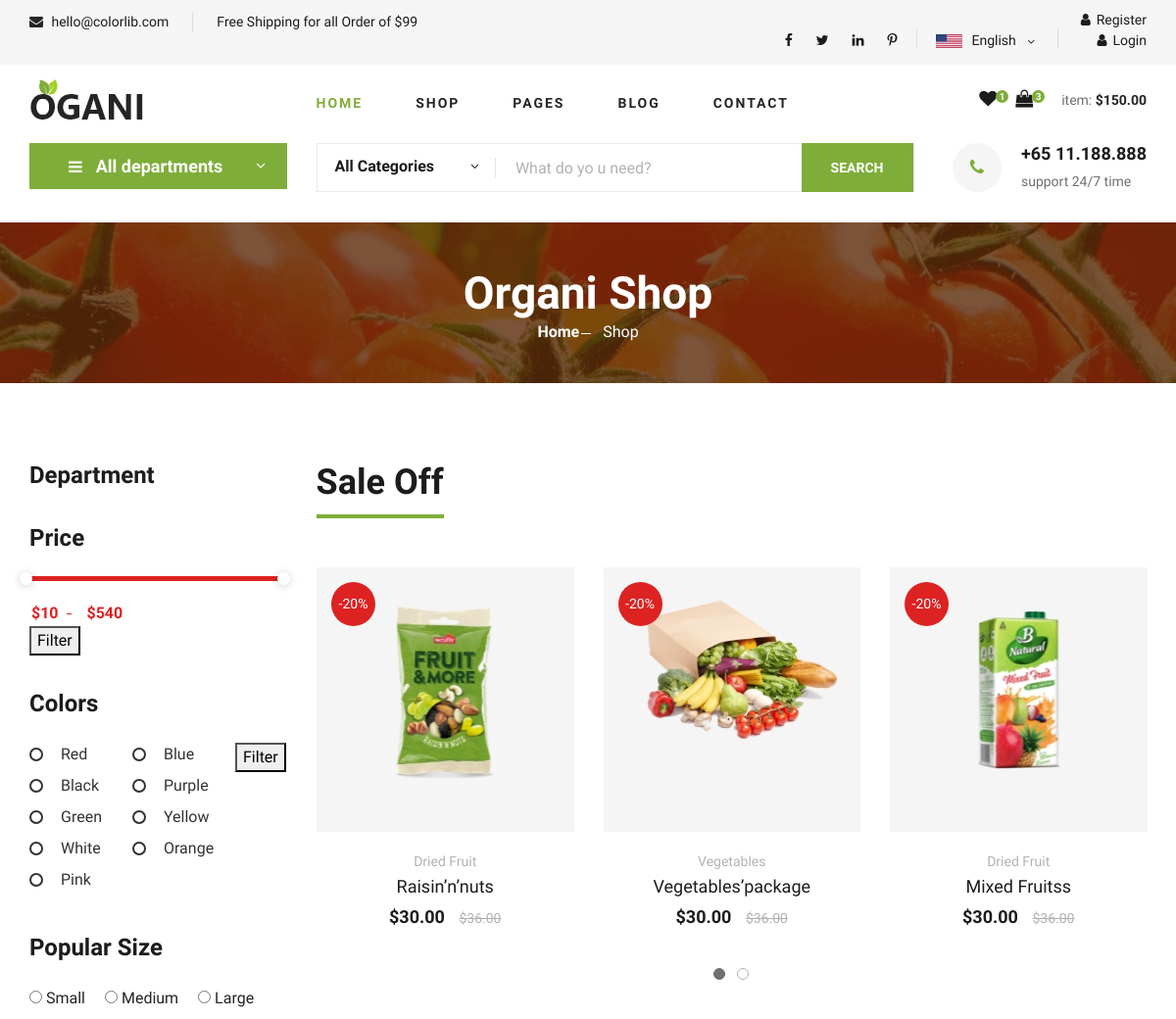
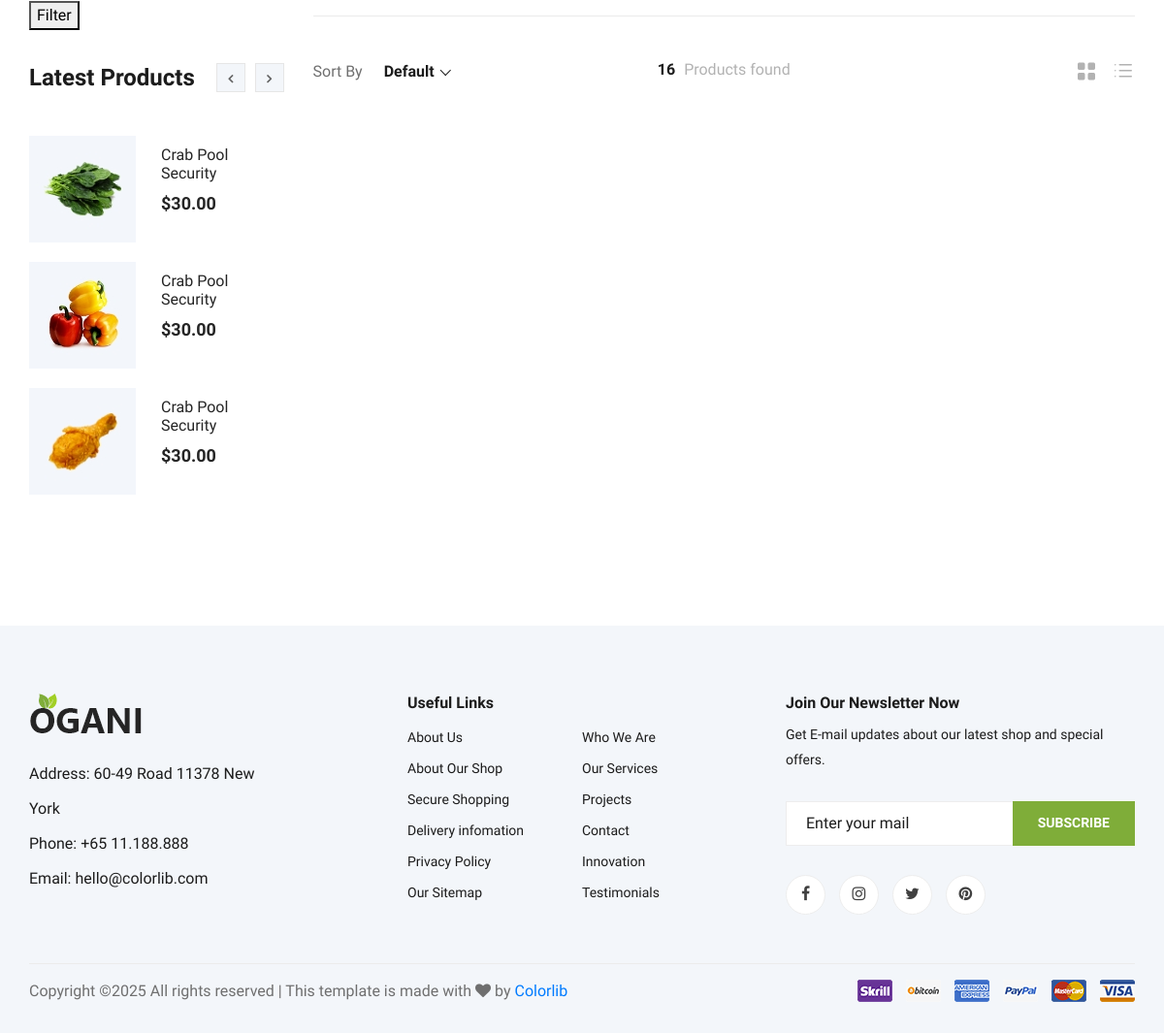
Screenshot of /color with the database file from the repository (2 pictures, top to bottom).
### myapp/models.py (models this page shows, shortened)
class colorfilter(models.Model):
    color_name=models.CharField(max_length=20)
    def __str__(self):
        return self.color_name

class size(models.Model):
    name=models.CharField(max_length=30)

### myapp/views.py (the view)
# urls.py: path('color', views.color, name='color'),
def color(request):
    col_id=colorfilter.objects.all()
    size_id=size.objects.all()
    print(col_id)
    cid=request.POST.get("color_name")
    print(cid)
    l1=[]
    if cid:
        pro_id=product.objects.filter(colorfilter__color_name=cid)
        l1.extend(pro_id)
    else:
        pro_id=product.objects.order_by("-id")
    contaxt={
        "col_id":col_id,
        "cid":cid,
        "pro_id":l1,
        "size_id":size_id
    }
    return render(request,"shopgrid.html",contaxt)

### myapp/templates/shopgrid.html (shortened to what this page needs)
{% extends "index.html" %}
{% load static %}
{% block content %}
    <section class="hero hero-normal">
        <div class="container">
            <div class="row">
                <div class="col-lg-3">
                    <div class="hero__categories">
                        <div class="hero__categories__all">
                            <i class="fa fa-bars"></i>
                            <span>All departments</span>
                        </div>
                    </div>
                </div>
                <div class="col-lg-9">
                    <div class="hero__search">
                        <div class="hero__search__form">
                            <form action="#">
                                <div class="hero__search__categories">
                                    All Categories
                                    <span class="arrow_carrot-down"></span>
                                </div>
                                <input type="text" placeholder="What do yo u need?">
                                <button type="submit" class="site-btn">SEARCH</button>
                            </form>
                        </div>
                        <div class="hero__search__phone">
                            <div class="hero__search__phone__icon">
                                <i class="fa fa-phone"></i>
                            </div>
                            <div class="hero__search__phone__text">
                                <h5>+65 11.188.888</h5>
                                <span>support 24/7 time</span>
                            </div>
                        </div>
                    </div>
                </div>
            </div>
        </div>
    </section>
    <section class="breadcrumb-section set-bg" data-setbg="static/img/breadcrumb.jpg">
        <div class="container">
            <div class="row">
                <div class="col-lg-12 text-center">
                    <div class="breadcrumb__text">
                        <h2>Organi Shop</h2>
                        <div class="breadcrumb__option">
                            <a href="./index.html">Home</a>
                            <span>Shop</span>
                        </div>
                    </div>
                </div>
            </div>
        </div>
    </section>
    <section class="product spad">
        <div class="container">
            <div class="row">
                <div class="col-lg-3 col-md-5">
                    <div class="sidebar">
                        <div class="sidebar__item">
                            <h4>Department</h4>
                        </div>
                        <div class="sidebar__item">
                            <h4>Price</h4>
                            <form action="{% url 'price' %}" method="post">
                            <div class="price-range-wrap">
                                <div class="price-range ui-slider ui-corner-all ui-slider-horizontal ui-widget ui-widget-content"
                                    data-min="10" data-max="540">
                                    <span tabindex="0" class="ui-slider-handle ui-corner-all ui-state-default"></span>
                                    <span tabindex="0" class="ui-slider-handle ui-corner-all ui-state-default"></span>
                                </div>
                                <div class="range-slider">
                                    <div class="price-input">
                                        <input type="text" id="minamount" name="min1" value="{{min1}}">
                                        <input type="text" id="maxamount" name="max1" value="{{max1}}">
                                    </div>
                                </div>
                            </div>
                            <button type="submit">Filter</button>
                            </form>
                        </div>
                        <div class="sidebar__item sidebar__item__color--option">
                            <h4>Colors</h4>
                            <form action="{% url 'color' %}" method="post">
                            {% for i in col_id %}
                            <div class="sidebar__item__color sidebar__item__color--white">
                                <label>
                                    {{i.color_name}}
                            </label>
                            </div>
                            {% endfor %}
                            <button type="submit">Filter</button>
                            </form>
                        </div>
                        <div class="sidebar__item">
                            <h4>Popular Size</h4>
                            <form action="{% url 'size1' %}" method="post">
                                {% for i in size_id %}
                            <div class="sidebar__item__size">
                                    <input type="radio" name="name" value="{{i.name}}">
                                     {{i.name}}
                            </div>
                            {% endfor %}
                            <button type="submit">Filter</button>
                            </form>
                        </div>
                        <div class="sidebar__item">
                            <div class="latest-product__text">
                                <h4>Latest Products</h4>
                                <div class="latest-product__slider owl-carousel">
                                    <div class="latest-prdouct__slider__item">
                                    <a href="#" class="latest-product__item">
                                            <div class="latest-product__item__pic">
                                                <img src="static/img/latest-product/lp-1.jpg" alt="">
                                            </div>
                                            <div class="latest-product__item__text">
                                                <h6>Crab Pool Security</h6>
                                                <span>$30.00</span>
                                            </div>
                                        </a>
                                        <a href="#" class="latest-product__item">
                                            <div class="latest-product__item__pic">
                                                <img src="static/img/latest-product/lp-2.jpg" alt="">
                                            </div>
                                            <div class="latest-product__item__text">
                                                <h6>Crab Pool Security</h6>
                                                <span>$30.00</span>
                                            </div>
                                        </a>
                                        <a href="#" class="latest-product__item">
                                            <div class="latest-product__item__pic">
                                                <img src="static/img/latest-product/lp-3.jpg" alt="">
                                            </div>
                                            <div class="latest-product__item__text">
                                                <h6>Crab Pool Security</h6>
                                                <span>$30.00</span>
                                            </div>
                                        </a>
                                    </div>
                                </div>
                            </div>
                        </div>
                    </div>
                </div>
                <div class="col-lg-9 col-md-7">
                    <div class="product__discount">
                        <div class="section-title product__discount__title">
                            <h2>Sale Off</h2>
                        </div>
                        <div class="row">
                            <div class="product__discount__slider owl-carousel">
                                <div class="col-lg-4">
                                    <div class="product__discount__item">
                                        <div class="product__discount__item__pic set-bg"
                                            data-setbg="static/img/product/discount/pd-1.jpg">
                                            <div class="product__discount__percent">-20%</div>
                                        </div>
                                        <div class="product__discount__item__text">
                                            <span>Dried Fruit</span>
                                            <h5><a href="#">Raisin’n’nuts</a></h5>
                                            <div class="product__item__price">$30.00 <span>$36.00</span></div>
                                        </div>
                                    </div>
                                </div>
                                <div class="col-lg-4">
                                    <div class="product__discount__item">
                                        <div class="product__discount__item__pic set-bg"
                                            data-setbg="static/img/product/discount/pd-2.jpg">
                                            <div class="product__discount__percent">-20%</div>
                                        </div>
                                        <div class="product__discount__item__text">
                                            <span>Vegetables</span>
                                            <h5><a href="#">Vegetables’package</a></h5>
                                            <div class="product__item__price">$30.00 <span>$36.00</span></div>
                                        </div>
                                    </div>
                                </div>
                                <div class="col-lg-4">
                                    <div class="product__discount__item">
                                        <div class="product__discount__item__pic set-bg"
                                            data-setbg="static/img/product/discount/pd-3.jpg">
                                            <div class="product__discount__percent">-20%</div>
                                        </div>
                                        <div class="product__discount__item__text">
                                            <span>Dried Fruit</span>
                                            <h5><a href="#">Mixed Fruitss</a></h5>
                                            <div class="product__item__price">$30.00 <span>$36.00</span></div>
                                        </div>
                                    </div>
                                </div>
                            </div>
                        </div>
                    </div>
                    <div class="filter__item">
                        <div class="row">
                            <div class="col-lg-4 col-md-5">
                                <div class="filter__sort">
                                    <span>Sort By</span>
                                </div>
                            </div>
                            <div class="col-lg-4 col-md-4">
                                <div class="filter__found">
                                    <h6><span>16</span> Products found</h6>
                                </div>
                            </div>
                             <div class="col-lg-4 col-md-3">
                                <div class="filter__option">
                                    <span class="icon_grid-2x2"></span>
                                    <span class="icon_ul"></span>
                                </div>
                            </div>
                        </div>
                    </div>
            </div>
        </div>
    </section>
{% endblock %}

### rows the page displays
colorfilter: color_name "Red"
colorfilter: color_name "Blue"
colorfilter: color_name "Black"
colorfilter: color_name "Purple"
colorfilter: color_name "Green"
colorfilter: color_name "Yellow"
colorfilter: color_name "White"
colorfilter: color_name "Orange"
colorfilter: color_name "Pink"
size: name "Small"
size: name "Medium"
size: name "Large"
